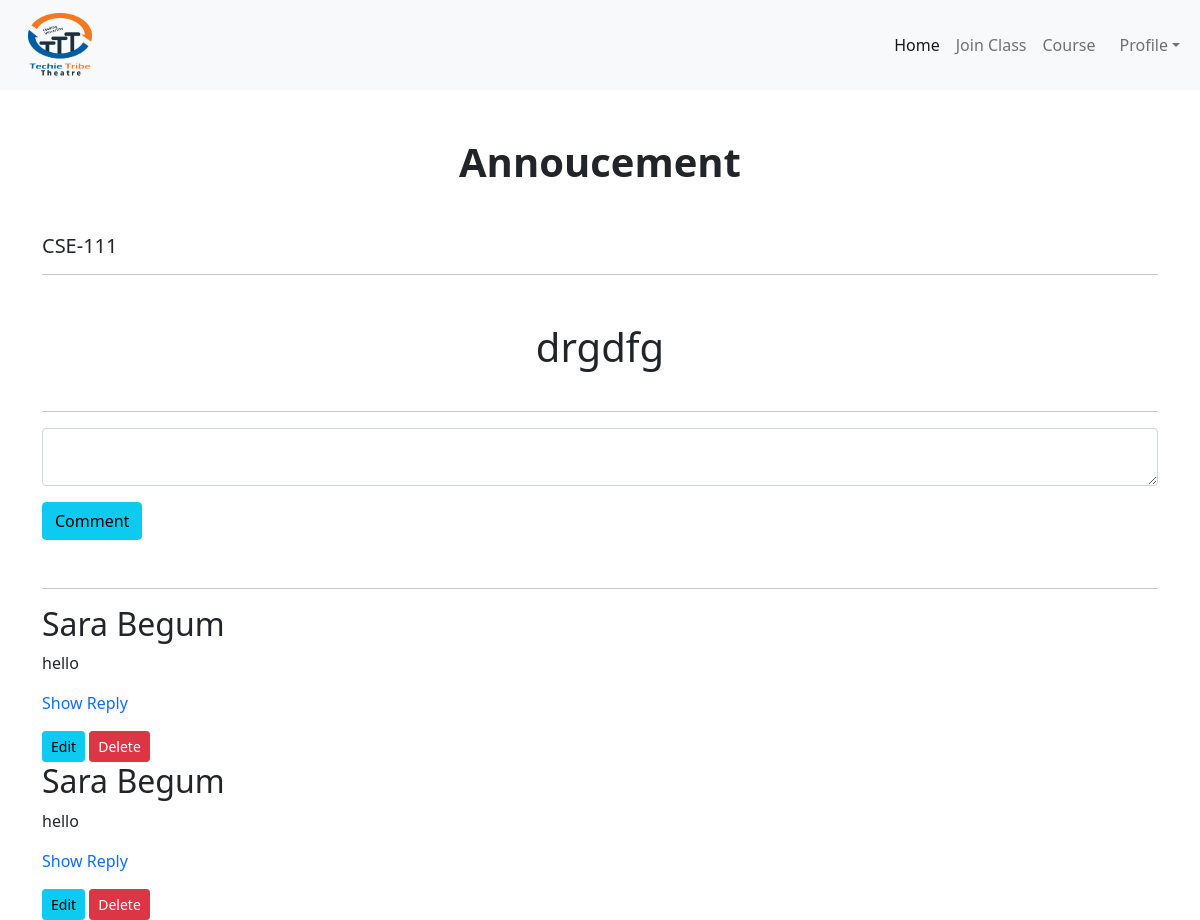
The page /student/annouceview/30/ (signed in) on the database as committed earlier.
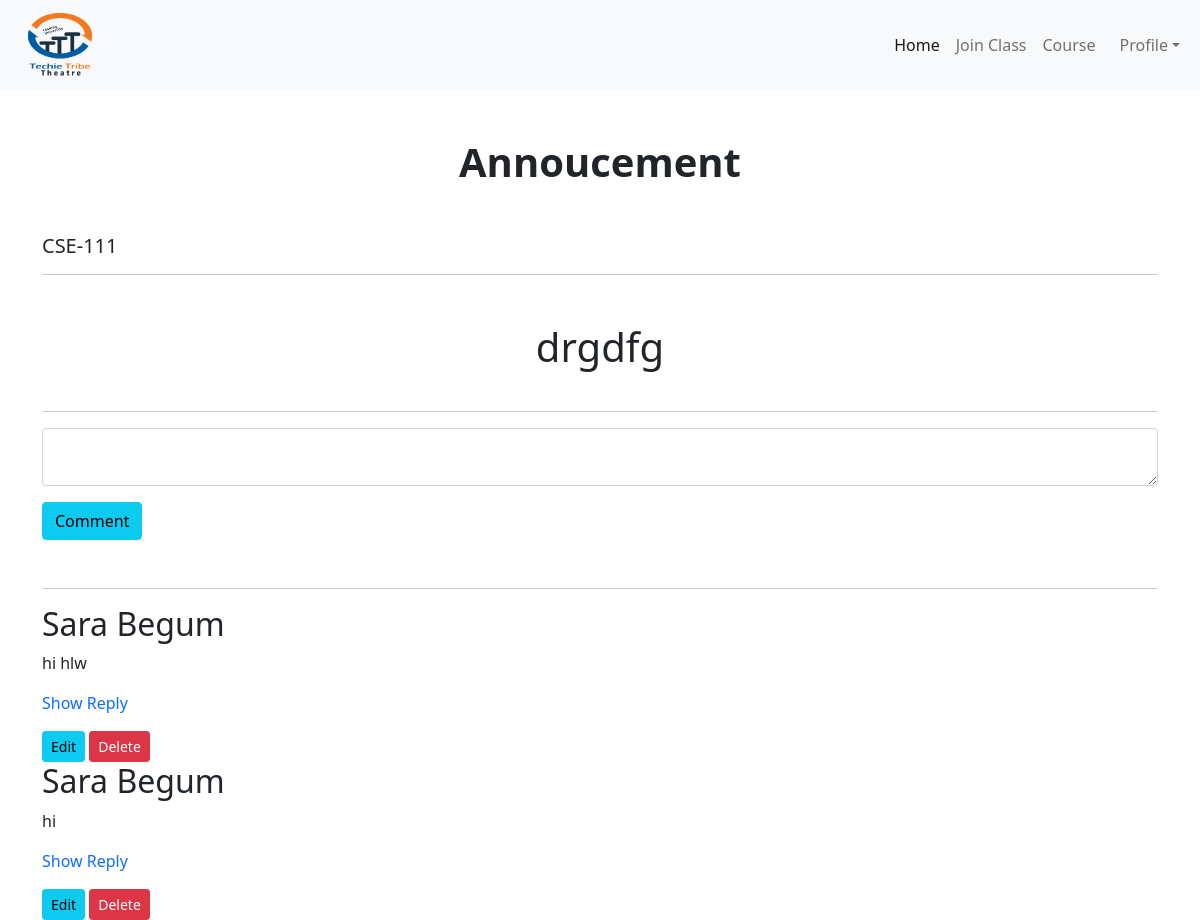
The same page on the database as committed later.
### student/models.py (models this page shows, shortened)
class CommentMain(models.Model):
    annoucemain = models.ForeignKey(Announcement, on_delete=models.CASCADE)
    mystu = models.ForeignKey(Student, on_delete=models.CASCADE)
    comment = models.TextField()

### mainapp/models.py (models this page shows, shortened)
class Student(models.Model):
    id_no = models.IntegerField()
    first_name = models.CharField(max_length=100)
    last_name = models.CharField(max_length=100)
    email = models.EmailField()
    password = models.CharField(max_length=100)
    cpassword = models.CharField(max_length=100)

### student/views.py (the view, shortened to what this page needs)
# urls.py: path('annouceview/<int:id>/', AnnouceView.as_view(), name='annouceview'),
class AnnouceView(View):
    def get(self, request, id):
        student = request.session.get("student")
        if student:
            annoucementview = Announcement.objects.get(id=id)
            comment_view = CommentMain.objects.filter(
                annoucemain=annoucementview)[::-1]
            return render(request, 'anounceview.html', {'annoucementview': annoucementview, 'comment_view': comment_view})
        return render(request, 'anounceview.html', {'annoucementview': annoucementview, 'comment_view': comment_view})

### student/templates/anounceview.html (shortened to what this page needs)
{% extends 'base_student.html' %} <br />
{% load static %} <br />
{% block content %}
<link rel="stylesheet" href="{% static 'css/card.css' %}" />
<link
  rel="stylesheet"
  href="https://cdnjs.cloudflare.com/ajax/libs/font-awesome/6.1.1/css/all.min.css"
/>
<div class="container">
  <h1 class="text-center mt-5 mb-5 text-dark fw-bold">Annoucement</h1>
  <h5>{{annoucementview.classview.class_code_name}}</h5>
  <hr />
  <div class="mt-5 m-auto align-center">
    <h1 class="text-dark">{{annoucementview.text}}</h1>
  </div>
  <hr />
  <div class="m-auto">
    <form action="" method="POST">
      <div class="form-floating">
        <textarea
          class="form-control text-dark"
          name="commenttext"
          placeholder="Leave a comment here"
          id="floatingTextarea"
        ></textarea>
        <label for="floatingTextarea">Comments</label>
      </div>
      <button type="submit" class="btn btn-info mt-3">Comment</button>
    </form>
  </div>
</div>
<div class="container mt-5">
  <hr class="mt-5 mb-3" />
  {% for com in comment_view %}
  <h2>{{com.mystu.first_name}} {{com.mystu.last_name}}</h2>
  <p>{{com.comment}}</p>
  <a href="{% url 'showreplystu' com.id %}" class="mb-4 mt-4">Show Reply</a>
  <div class="mt-3">
    <a href="{% url 'editcomment' com.id %}" class="btn btn-sm btn-info"
      >Edit</a
    >
    <a href="{% url 'deleltecommentstu' com.id %}" class="btn btn-sm btn-danger"
      >Delete</a
    >
  </div>
  {% endfor %}
</div>
{% endblock content %}

Rows that differ between the two databases and show on the page:
removed CommentMain: mystu.first_name "Sara", mystu.last_name "Begum", comment "hello"
removed CommentMain: mystu.first_name "Sara", mystu.last_name "Begum", comment "hello"
added CommentMain: mystu.first_name "Sara", mystu.last_name "Begum", comment "hi hlw"
added CommentMain: mystu.first_name "Sara", mystu.last_name "Begum", comment "hi"
